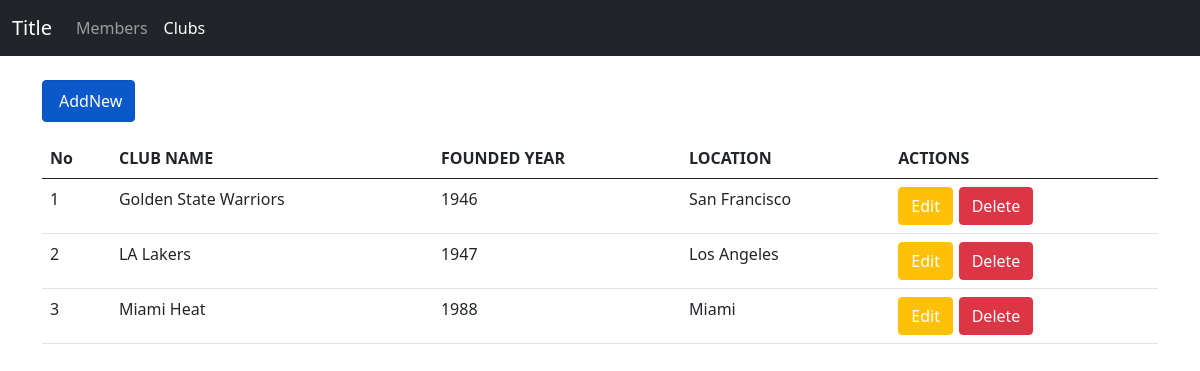
Page /club.php on the committed database.
### tables this page shows
CREATE TABLE `clubs` (
  `id_club` int(11) NOT NULL,
  `name_club` varchar(244) NOT NULL,
  `founded_year` int(11) NOT NULL,
  `location` varchar(244) NOT NULL
);

### src/controllers/Club.controller.php (called while the page is built, shortened)
<?php
include_once("models/Club.class.php");
include_once("views/Club.view.php");
class ClubController {
  private $club;
  function __construct(){
    $this->club = new Club(Conf::$db_host, Conf::$db_user, Conf::$db_pass, Conf::$db_name);
  }
  public function index() {
    $this->club->open();
    $this->club->getClub();
    $data = array();
    while($row = $this->club->getResult()){
      array_push($data, $row);
    }
    $view = new ClubView();
    $view->render($data);
  }
}

### src/models/DB.class.php (called while the page is built, shortened)
<?php
class DB
{
    var $db_host = "";
    var $db_user = "";
    var $db_pass = "";
    var $db_name = "";
    var $db_link = "";
    function __construct($db_host, $db_user, $db_pass, $db_name)
    {
        $this->db_host = $db_host;
        $this->db_user = $db_user;
        $this->db_pass = $db_pass;
        $this->db_name = $db_name;
    }
    function open()
    {
        $this->db_link = mysqli_connect($this->db_host, $this->db_user, $this->db_pass, $this->db_name);
    }
    function execute($query)
    {
        $this->result = mysqli_query($this->db_link, $query);
        return $this->result;
    }
}
?>

### src/models/Club.class.php (called while the page is built, shortened)
<?php
class Club extends DB
{
    function getClub()
    {
        $query = "SELECT * FROM clubs";
        return $this->execute($query);
    }
}

### src/views/Club.view.php (the view, shortened to what this page needs)
<?php
  class ClubView{
    public function render($data){
      $no = 1;
      $dataClub = null;
      foreach($data as $val){
        list($id, $nameclub, $foundedyear, $location) = $val;
          $dataClub .= "<tr>
                  <td>" . $no++ . "</td>
                  <td>" . $nameclub . "</td>
                  <td>" . $foundedyear . "</td>
                  <td>" . $location . "</td>
                  <td style='font-size: 22px;'>
                  <a href='club.php?id_edit=" . $val["id_club"] . "'><button type='button' class='btn btn-warning text-white'>Edit</button></a>
                  <a href='club.php?hapus=" . $val["id_club"] . "'><button type='button' class='btn btn-danger'>Delete</button></a>
                  </td>";
          $dataClub .= "</tr>";
      }
    }
  }

### rows in the picture
clubs: name_club "Golden State Warriors", founded_year "1946", location "San Francisco"
clubs: name_club "LA Lakers", founded_year "1947", location "Los Angeles"
clubs: name_club "Miami Heat", founded_year "1988", location "Miami"

### other values in the picture
$this->content "Title Members Clubs AddNew No CLUB NAME FOUNDED YEAR LOCATION ACTIONS"
